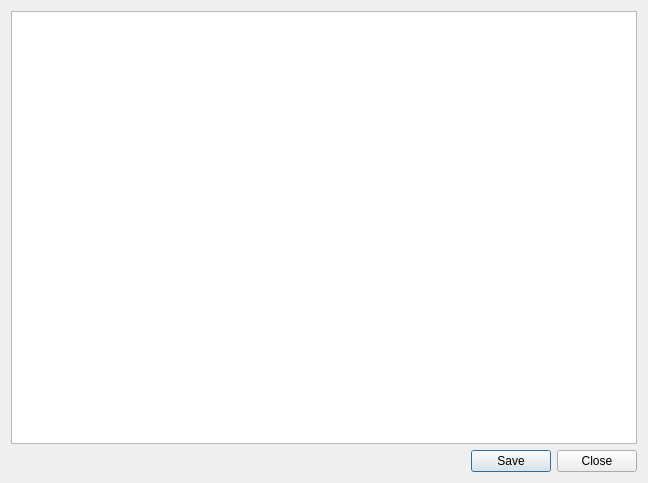
<?xml version="1.0" encoding="UTF-8"?>
<ui version="4.0">
 <class>LogWindow</class>
 <widget class="QDialog" name="LogWindow">
  <property name="geometry">
   <rect>
    <x>0</x>
    <y>0</y>
    <width>648</width>
    <height>483</height>
   </rect>
  </property>
  <property name="windowTitle">
   <string>Log Window</string>
  </property>
  <layout class="QGridLayout" name="gridLayout">
   <item row="0" column="0">
    <widget class="QTextEdit" name="textEdit">
     <property name="readOnly">
      <bool>true</bool>
     </property>
    </widget>
   </item>
   <item row="1" column="0">
    <widget class="QDialogButtonBox" name="buttonBox">
     <property name="standardButtons">
      <set>QDialogButtonBox::Close|QDialogButtonBox::Save</set>
     </property>
    </widget>
   </item>
  </layout>
 </widget>
 <resources/>
 <connections>
  <connection>
   <sender>buttonBox</sender>
   <signal>accepted()</signal>
   <receiver>LogWindow</receiver>
   <slot>accept()</slot>
   <hints>
    <hint type="sourcelabel">
     <x>248</x>
     <y>254</y>
    </hint>
    <hint type="destinationlabel">
     <x>157</x>
     <y>274</y>
    </hint>
   </hints>
  </connection>
  <connection>
   <sender>buttonBox</sender>
   <signal>rejected()</signal>
   <receiver>LogWindow</receiver>
   <slot>reject()</slot>
   <hints>
    <hint type="sourcelabel">
     <x>316</x>
     <y>260</y>
    </hint>
    <hint type="destinationlabel">
     <x>286</x>
     <y>274</y>
    </hint>
   </hints>
  </connection>
 </connections>
</ui>
